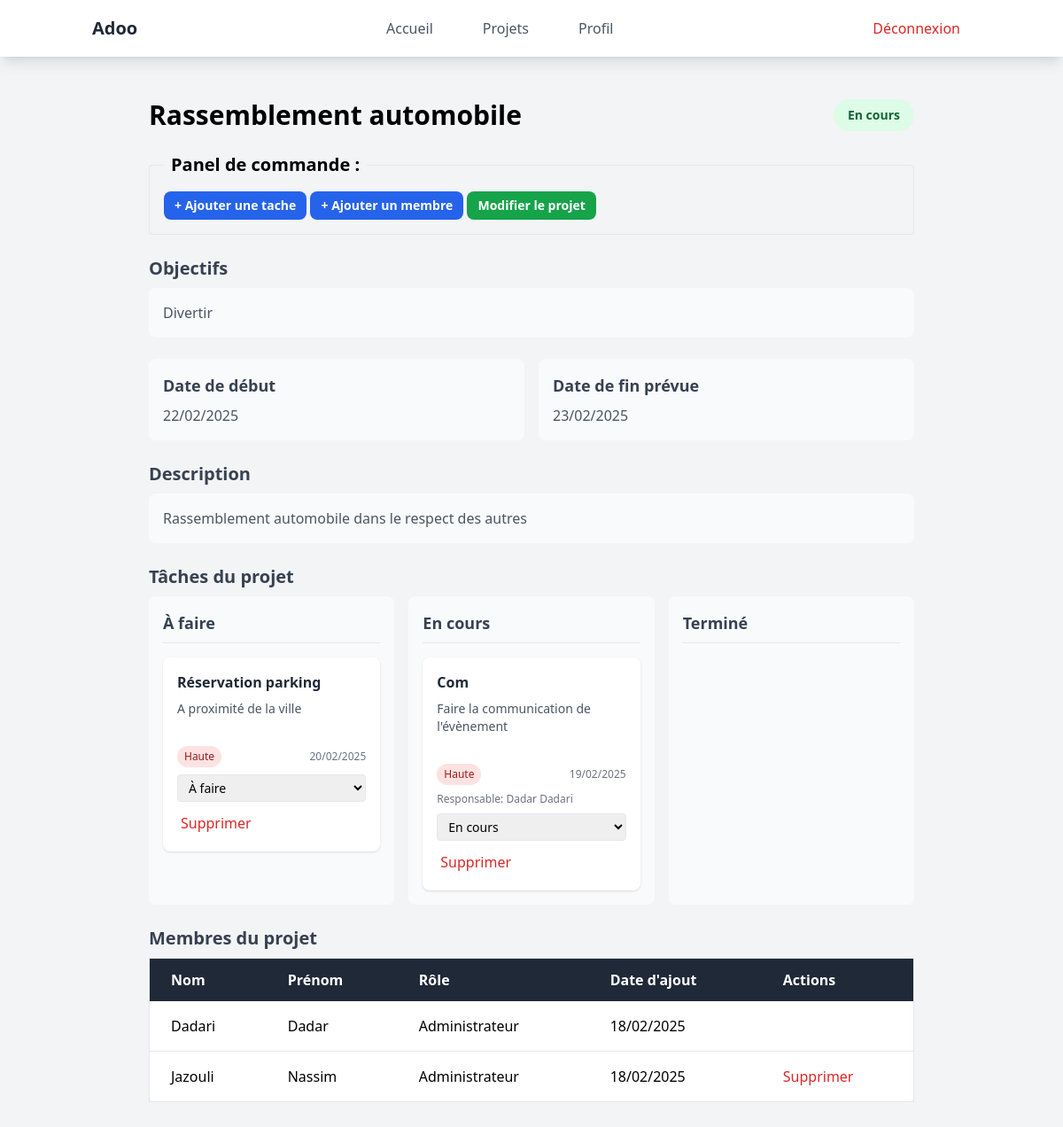
Page /projets/p2 (signed in) on the committed database.
### app/models/projet.py (models this page shows, shortened)
class Projet(db.Model):
    __tablename__ = 'projet'
    id = db.Column(db.String(36), primary_key=True)
    titre = db.Column(db.String(100), nullable=False)
    objectifs = db.Column(db.Text, nullable=False)
    description = db.Column(db.Text, default = ' ')
    date_creation = db.Column(db.DateTime, default=datetime.utcnow)
    date_debut = db.Column(db.DateTime, nullable=False)
    date_fin_prevue = db.Column(db.DateTime, nullable=False)
    statut = db.Column(db.String(20), default='En cours')
    membres = db.relationship('ProjetMembre', back_populates='projet', cascade='all, delete-orphan')
    taches = db.relationship('Tache', backref='projet', cascade='all, delete-orphan')
    commentaires = db.relationship('Commentaire', backref='projet', cascade='all, delete-orphan')

### app/models/tache.py (models this page shows, shortened)
class Tache(db.Model):
    __tablename__ = 'tache'
    id = db.Column(db.String(36), primary_key=True)
    titre = db.Column(db.String(100), nullable=False)
    description = db.Column(db.Text)
    date_creation = db.Column(db.DateTime, default=datetime.utcnow)
    date_echeance = db.Column(db.DateTime, nullable=False)
    priorite = db.Column(db.String(20), nullable=False)
    statut = db.Column(db.String(20), default='A faire')
    projet_id = db.Column(db.String(36), db.ForeignKey('projet.id'), nullable=False)
    responsable_id = db.Column(db.String(36), db.ForeignKey('utilisateur.id'), nullable=True)

### app/models/utilisateur.py (models this page shows, shortened)
class Utilisateur(db.Model, UserMixin):
    __tablename__ = 'utilisateur'
    id = db.Column(db.String(36), primary_key=True)
    email = db.Column(db.String(120), unique=True, nullable=False, index=True)
    mot_de_passe = db.Column(db.String(128), nullable=False)
    nom = db.Column(db.String(64), nullable=False)
    prenom = db.Column(db.String(64), nullable=False)
    a_propos = db.Column(db.Text, default = '')
    preferences_notif = db.Column(db.String(20), default = 'Application')
    date_inscription = db.Column(db.DateTime, default=datetime.utcnow)
    projets = db.relationship('ProjetMembre', back_populates='utilisateur',cascade='all, delete-orphan')
    commentaires = db.relationship('Commentaire', backref='auteur', cascade='all, delete-orphan')
    taches_assignees = db.relationship('Tache', backref='responsable', cascade='all, delete-orphan')
    notifications = db.relationship('Notification', backref='recipient', lazy='dynamic')

### app/models/projet_membre.py (models this page shows, shortened)
class ProjetMembre(db.Model):
    __tablename__ = 'projet_membre'
    id_projet_membre = db.Column(db.String(36), primary_key=True)
    projet_id = db.Column(db.String(36), db.ForeignKey('projet.id'))
    utilisateur_id = db.Column(db.String(36), db.ForeignKey('utilisateur.id'))
    createur_id = db.Column(db.String(36))
    role = db.Column(db.String(20), default='Lecteur')
    date_ajout = db.Column(db.DateTime, default=datetime.utcnow)
    utilisateur = db.relationship('Utilisateur', back_populates='projets')
    projet = db.relationship('Projet', back_populates='membres')

### app/routes/main.py (the view)
@bp.route('/projets/<string:id_projet>')
@login_required
def projet_detaille(id_projet):
    projet = Projet.query.get(id_projet)
    if projet is None:
        flash('Projet introuvable.', 'error')
        return redirect(url_for('main.accueil'))
    membres = ProjetMembre.query.filter_by(projet_id=projet.id).all() #récupération des membres par projet
    membres_id = [membre.utilisateur_id for membre in membres]
    taches = Tache.query.filter_by(projet_id = id_projet).all()
    list_role_utilisateur = [membre.role for membre in membres if membre.utilisateur_id == current_user.id]
    if len(list_role_utilisateur) != 0:
        role_utilisateur = list_role_utilisateur[0] # Liste de longueur 1 (un seul role)
    else:
        role_utilisateur = None # Visiteur du projet (n'a pas de role)
    return render_template('main/projet_detaille.html', projet=projet, membres_id=membres_id, membres=membres, role_utilisateur=role_utilisateur, taches = taches)

### app/templates/main/projet_detaille.html (shortened to what this page needs)
{% extends "base.html" %}
{% block content %}
<div class="container mx-auto max-w-4xl p-4">
    <div class="flex justify-between items-center mb-6">
        <h1 class="text-3xl font-bold">{{ projet.titre }}</h1>
        <span class="px-4 py-2 text-sm font-semibold rounded-full
            {% if projet.statut == 'En cours' %}
                bg-green-100 text-green-800
            {% elif projet.statut == 'En pause' %}
                bg-yellow-100 text-yellow-800
            {% elif projet.statut == 'Terminé' %}
                bg-blue-100 text-blue-800
            {% else %}
                bg-gray-100 text-gray-800
            {% endif %}">
            {{ projet.statut }}
        </span>
    </div>
    {% if role_utilisateur not in ['Lecteur', None] %}
    <fieldset class="border p-4 rounded mb-6">
        <legend class="text-xl font-semibold px-2">Panel de commande :</legend>
        {% if role_utilisateur in ['Administrateur', 'Contributeur'] %}
        <button class="bg-blue-600 hover:bg-blue-800 text-white text-sm font-bold py-1.5 px-3 rounded-lg">
            <a href="{{ url_for('main.ajouter_tache', id_projet=projet.id) }}">+ Ajouter une tache</a></button>
        {% endif%}
        {% if role_utilisateur == 'Administrateur' %}
        <button class="bg-blue-600 hover:bg-blue-800 text-white text-sm font-bold py-1.5 px-3 rounded-lg">
            <a href="{{ url_for('main.ajouter_membre', id_projet=projet.id) }}">+ Ajouter un membre</a></button>
        <button class="bg-green-600 hover:bg-green-800 text-white text-sm font-bold py-1.5 px-3 rounded-lg">Modifier le
            projet</button>
        {% endif%}
    </fieldset>
    {% endif %}
    <div class="mb-6">
        <h2 class="text-xl font-semibold text-gray-700 mb-2">Objectifs</h2>
        <p class="text-gray-600 bg-gray-50 p-4 rounded-lg"> {{ projet.objectifs}}</p>
    </div>
    <div class="grid grid-cols-2 gap-4 mb-6">
        <div class="bg-gray-50 p-4 rounded-lg">
            <h2 class="text-lg font-semibold text-gray-700 mb-2">Date de début</h2>
            <p class="text-gray-600">
                {{ projet.date_debut.strftime('%d/%m/%Y') }}
            </p>
        </div>
        <div class="bg-gray-50 p-4 rounded-lg">
            <h2 class="text-lg font-semibold text-gray-700 mb-2">Date de fin prévue</h2>
            <p class="text-gray-600">
                {{ projet.date_fin_prevue.strftime('%d/%m/%Y') }}
            </p>
        </div>
    </div>
    {% if current_user.id in membres_id %}
    <div class="mb-6">
        <h2 class="text-xl font-semibold text-gray-700 mb-2">Description</h2>
        <p class="text-gray-600 bg-gray-50 p-4 rounded-lg"> {{ projet.description }}</p>
    </div>
    <div class="mb-6">
        <h2 class="text-xl font-semibold text-gray-700 mb-2">Tâches du projet</h2>
        <div class="grid grid-cols-3 gap-4">
            <div class="bg-gray-50 rounded-lg p-4">
                <h3 class="font-semibold text-lg mb-4 text-gray-700 border-b pb-2">À faire</h3>
                <div class="space-y-4">
                    {% for tache in taches %}
                    {% if tache.statut == 'A faire' %}
                    <div class="bg-white p-4 rounded-lg shadow hover:shadow-md transition-shadow break-words">
                        <h4 class="font-semibold text-gray-800 break-words">{{ tache.titre }}</h4>
                        <p class="text-sm text-gray-600 mt-2 whitespace-pre-wrap break-words">{{ tache.description }}
                        </p>
                        <div class="mt-3 flex justify-between items-center">
                            <span class="text-xs font-medium px-2 py-1 rounded-full
                                {% if tache.priorite == 'Haute' %}
                                    bg-red-100 text-red-800
                                {% elif tache.priorite == 'Moyenne' %}
                                    bg-yellow-100 text-yellow-800
                                {% else %}
                                    bg-green-100 text-green-800
                                {% endif %}">
                                {{ tache.priorite }}
                            </span>
                            <span class="text-xs text-gray-500">
                                {{ tache.date_echeance.strftime('%d/%m/%Y') }}
                            </span>
                        </div>
                        {% if role_utilisateur in ['Administrateur', 'Contributeur'] %}
                        <div class="mt-2 flex items-center gap-2">
                            <form method="POST"
                                action="{{ url_for('main.modifier_tache', id_projet=projet.id, id_tache=tache.id) }}"
                                class="flex-grow">
                                <select name="statut" onchange="this.form.submit()"
                                    class="text-sm border rounded px-2 py-1 w-full">
                                    <option value="A faire" {% if tache.statut=='A faire' %}selected{% endif %}>À faire
                                    </option>
                                </select>
                            </form>
                        </div>
                        {% endif %}
                        {% if role_utilisateur == 'Administrateur' %}
                        <div class="mt-2 flex items-center gap-2">
                            <form method="POST"
                                action="{{ url_for('main.supprimer_tache', id_projet=projet.id, id_tache=tache.id) }}"
                                onsubmit="return confirm('Êtes-vous sûr de vouloir supprimer cette tâche ?');"
                                class="inline">
                                <button type="submit" class="text-red-600 hover:text-red-800 p-1">
                                    Supprimer
                                </button>
                            </form>
                        </div>
                        {% endif %}
                    </div>
                    {% endif %}
                    {% endfor %}
                </div>
            </div>
            <div class="bg-gray-50 rounded-lg p-4">
                <h3 class="font-semibold text-lg mb-4 text-gray-700 border-b pb-2">En cours</h3>
                <div class="space-y-4">
                    {% for tache in taches %}
                    {% if tache.statut == 'En cours' %}
                    <div class="bg-white p-4 rounded-lg shadow hover:shadow-md transition-shadow break-words">
                        <h4 class="font-semibold text-gray-800 break-words">{{ tache.titre }}</h4>
                        <p class="text-sm text-gray-600 mt-2 whitespace-pre-wrap break-words">{{ tache.description }}
                        </p>
                        <div class="mt-3 flex justify-between items-center">
                            <span class="text-xs font-medium px-2 py-1 rounded-full
                                {% if tache.priorite == 'Haute' %}
                                    bg-red-100 text-red-800
                                {% elif tache.priorite == 'Moyenne' %}
                                    bg-yellow-100 text-yellow-800
                                {% else %}
                                    bg-green-100 text-green-800
                                {% endif %}">
                                {{ tache.priorite }}
                            </span>
                            <span class="text-xs text-gray-500">
                                {{ tache.date_echeance.strftime('%d/%m/%Y') }}
                            </span>
                        </div>
                        {% if tache.responsable_id %}
                        <div class="mt-2 text-xs text-gray-500">
                            Responsable: {{ tache.responsable.prenom }} {{ tache.responsable.nom }}
                        </div>
                        {% endif %}
                        {% if role_utilisateur in ['Administrateur', 'Contributeur'] %}
                        <div class="mt-2 flex items-center gap-2">
                            <form method="POST"
                                action="{{ url_for('main.modifier_tache', id_projet=projet.id, id_tache=tache.id) }}"
                                class="flex-grow">
                                <select name="statut" onchange="this.form.submit()"
                                    class="text-sm border rounded px-2 py-1 w-full">
                                    <option value="En cours" {% if tache.statut=='En cours' %}selected{% endif %}>En
                                        cours</option>
                                </select>
                            </form>
                        </div>
                        {% endif %}
                        {% if role_utilisateur == 'Administrateur' %}
                        <div class="mt-2 flex items-center gap-2">
                            <form method="POST"
                                action="{{ url_for('main.supprimer_tache', id_projet=projet.id, id_tache=tache.id) }}"
                                onsubmit="return confirm('Êtes-vous sûr de vouloir supprimer cette tâche ?');"
                                class="inline">
                                <button type="submit" class="text-red-600 hover:text-red-800 p-1">
                                    Supprimer
                                </button>
                            </form>
                        </div>
                        {% endif %}
                    </div>
                    {% endif %}
                    {% endfor %}
                </div>
            </div>
            <div class="bg-gray-50 rounded-lg p-4">
                <h3 class="font-semibold text-lg mb-4 text-gray-700 border-b pb-2">Terminé</h3>
            </div>
        </div>
    </div>
    <div class="mb-6">
        <h2 class="text-xl font-semibold text-gray-700 mb-2">Membres du projet</h2>
        <div class="overflow-x-auto">
            <table class="min-w-full bg-white border rounded-lg">
                <thead class="bg-gray-800 text-white">
                    <tr>
                        <th class="px-6 py-3 text-left">Nom</th>
                        <th class="px-6 py-3 text-left">Prénom</th>
                        <th class="px-6 py-3 text-left">Rôle</th>
                        <th class="px-6 py-3 text-left">Date d'ajout</th>
                        {% if role_utilisateur == 'Administrateur' %}
                        <th class="px-6 py-3 text-left">Actions</th>
                        {% endif %}
                    </tr>
                </thead>
                <tbody class="divide-y divide-gray-200">
                    {% for membre in membres %}
                    <tr class="hover:bg-gray-50">
                        <td class="px-6 py-4">{{ membre.utilisateur.nom }}</td>
                        <td class="px-6 py-4">{{ membre.utilisateur.prenom }}</td>
                        <td class="px-6 py-4">{{ membre.role }}</td>
                        <td class="px-6 py-4">{{ membre.date_ajout.strftime('%d/%m/%Y') }}</td>
                        {% if role_utilisateur == 'Administrateur' %}
                        {% if membre.utilisateur_id != membre.createur_id %}
                        <td class="px-6 py-4">
                            <form method="POST"
                                action="{{ url_for('main.supprimer_membre', id_projet=projet.id, id_membre=membre.id_projet_membre) }}"
                                onsubmit="return confirm('Êtes-vous sûr de vouloir supprimer ce membre ?');">
                                <button type="submit" class="text-red-600 hover:text-red-800">
                                     Supprimer
                                </button>
                            </form>
                        </td>
                        {% endif %}
                        {% endif %}
                    </tr>
                    {% endfor %}
                </tbody>
            </table>
        </div>
    </div>
    {% endif %}
</div>
{% endblock %}

### rows in the picture
Projet: titre "Rassemblement automobile", statut "En cours", objectifs "Divertir", date_debut "22/02/2025", date_fin_prevue "23/02/2025", description "Rassemblement automobile dans le respect des autres"
Tache: titre "Réservation parking", description "A proximité de la ville", priorite "Haute", date_echeance "20/02/2025", statut "À faire"
Tache: titre "Com", description "Faire la communication de l'évènement", priorite "Haute", date_echeance "19/02/2025", responsable.prenom "Dadar", responsable.nom "Dadari", statut "En cours"
ProjetMembre: utilisateur.nom "Dadari", utilisateur.prenom "Dadar", role "Administrateur", date_ajout "18/02/2025"
ProjetMembre: utilisateur.nom "Jazouli", utilisateur.prenom "Nassim", role "Administrateur", date_ajout "18/02/2025"
